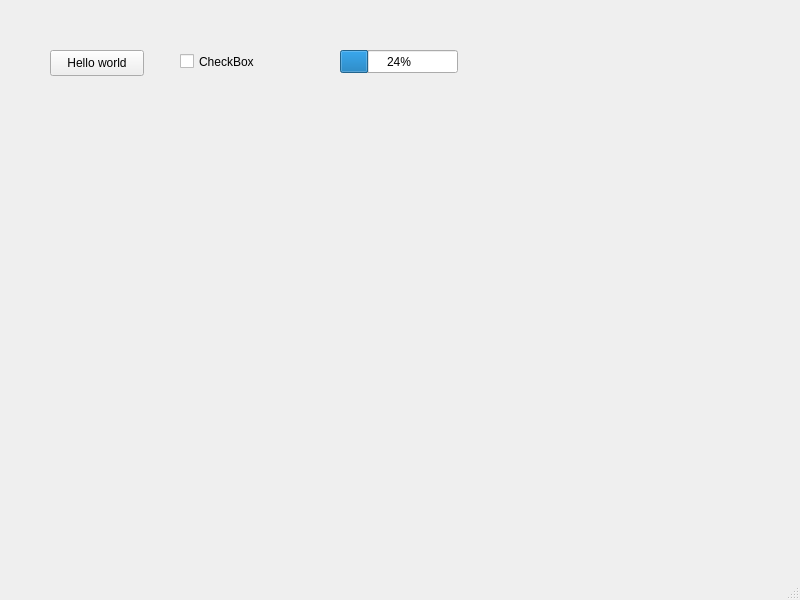
<?xml version="1.0" encoding="UTF-8"?>
<ui version="4.0">
 <class>MainWindow</class>
 <widget class="QMainWindow" name="MainWindow">
  <property name="geometry">
   <rect>
    <x>0</x>
    <y>0</y>
    <width>800</width>
    <height>600</height>
   </rect>
  </property>
  <property name="windowTitle">
   <string>MainWindow</string>
  </property>
  <widget class="QWidget" name="centralwidget">
   <widget class="QPushButton" name="helloWorld_pushButton">
    <property name="geometry">
     <rect>
      <x>50</x>
      <y>50</y>
      <width>94</width>
      <height>26</height>
     </rect>
    </property>
    <property name="text">
     <string>Hello world</string>
    </property>
   </widget>
   <widget class="QCheckBox" name="exampleCheckBox">
    <property name="geometry">
     <rect>
      <x>180</x>
      <y>50</y>
      <width>91</width>
      <height>23</height>
     </rect>
    </property>
    <property name="text">
     <string>CheckBox</string>
    </property>
   </widget>
   <widget class="QProgressBar" name="progressBar">
    <property name="geometry">
     <rect>
      <x>340</x>
      <y>50</y>
      <width>118</width>
      <height>23</height>
     </rect>
    </property>
    <property name="value">
     <number>24</number>
    </property>
   </widget>
  </widget>
  <widget class="QMenuBar" name="menubar">
   <property name="geometry">
    <rect>
     <x>0</x>
     <y>0</y>
     <width>800</width>
     <height>23</height>
    </rect>
   </property>
  </widget>
  <widget class="QStatusBar" name="statusbar"/>
 </widget>
 <resources/>
 <connections/>
</ui>
